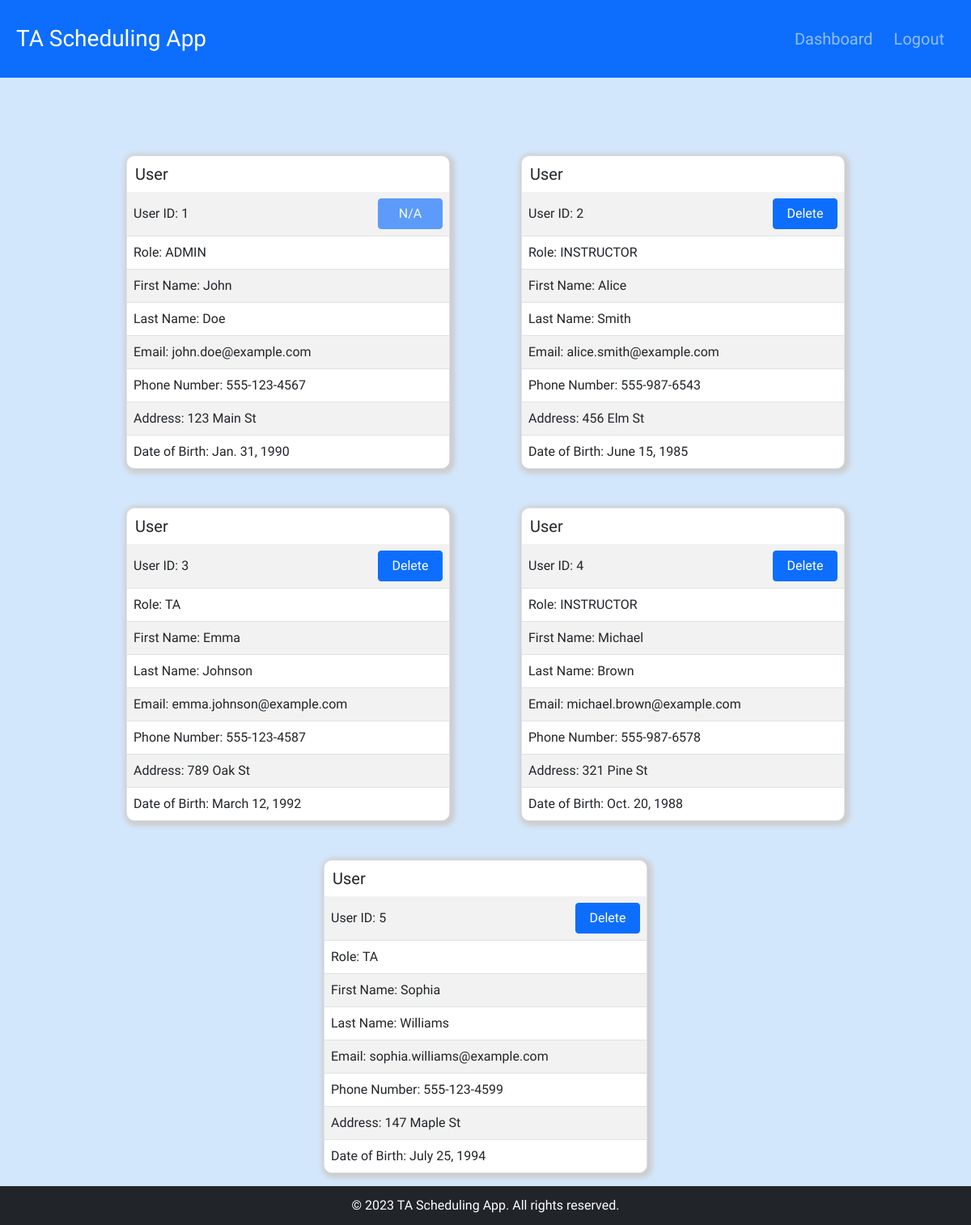
The page /user-management/ (signed in) on the database as committed earlier.
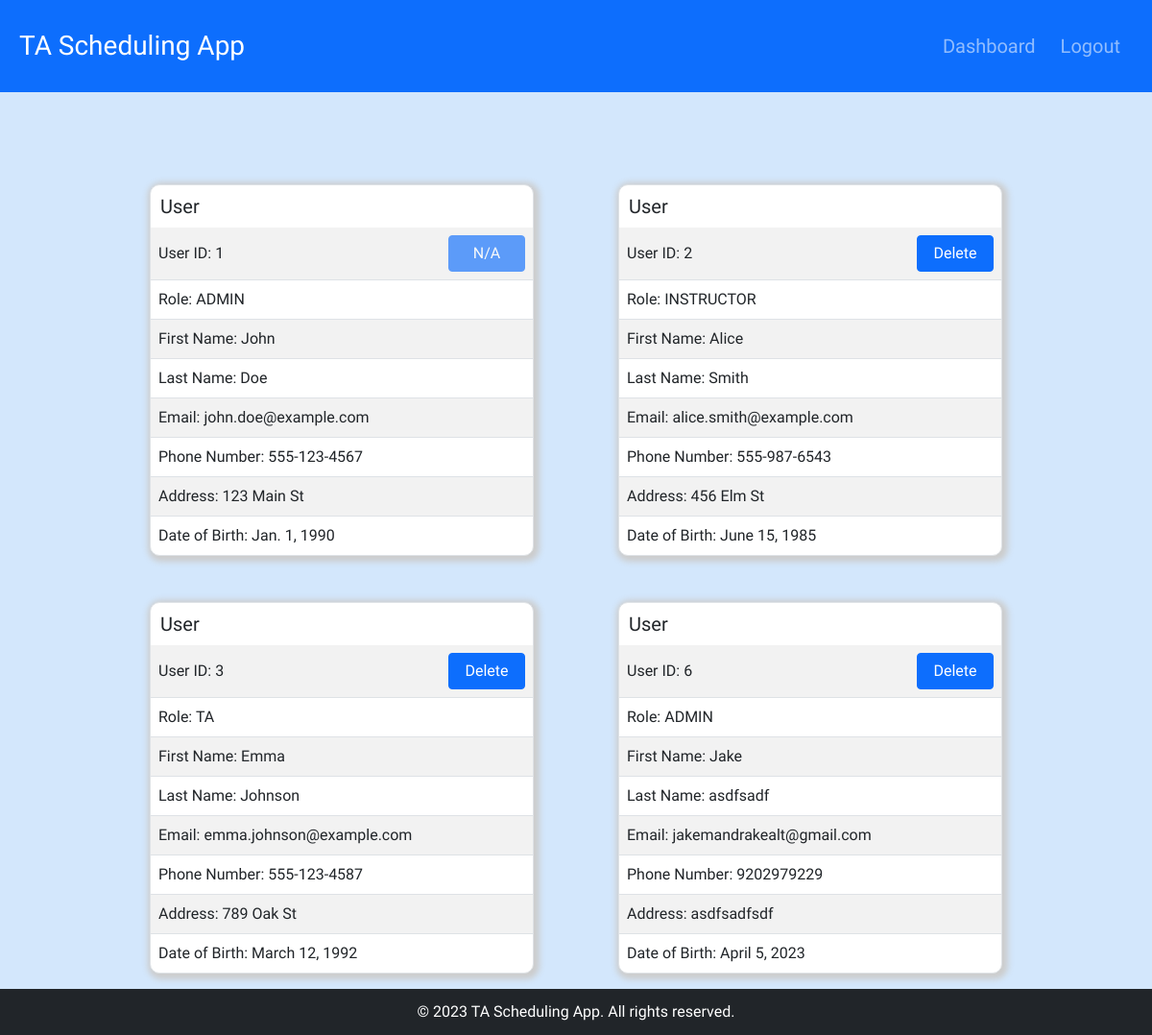
The same page on the database as committed later.
### TA_Scheduling_App/models/User.py (models this page shows, shortened)
class User(IString, models.Model, metaclass=ABCModelMeta):
    USER_ID = models.AutoField(primary_key=True)
    ROLE = models.CharField(max_length=10)
    FIRST_NAME = models.CharField(max_length=255)
    LAST_NAME = models.CharField(max_length=255)
    EMAIL = models.EmailField(unique=True)
    PASSWORD_HASH = models.CharField(max_length=255)
    PHONE_NUMBER = models.CharField(max_length=20)
    ADDRESS = models.CharField(max_length=255)
    BIRTH_DATE = models.DateField()
    def __init__(self, *args, **kwargs):
        super().__init__(*args, **kwargs)
        passwordHash = kwargs.get('PASSWORD_HASH', Null())
        if passwordHash is None or (not isinstance(passwordHash, str) and not Null()):
            raise ValueError("Invalid password")
        if passwordHash is not Null():
            self.PASSWORD_HASH = passwordHash
        if not self.setRole(kwargs.get('ROLE', Null())):
            raise ValueError("Invalid role")
        if not self.setFirstName(kwargs.get('FIRST_NAME', Null())):
            raise ValueError("Invalid first name")
        if not self.setLastName(kwargs.get('LAST_NAME', Null())):
            raise ValueError("Invalid last name")
        if not self.setEmail(kwargs.get('EMAIL', Null())):
            raise ValueError("Invalid email")
        if not self.setPhoneNumber(kwargs.get('PHONE_NUMBER', Null())):
            raise ValueError("Invalid phone number")
        if not self.setAddress(kwargs.get('ADDRESS', Null())):
            raise ValueError("Invalid address")
        if not self.setBirthDate(kwargs.get('BIRTH_DATE', Null())):
            raise ValueError("Invalid birth date")
    def setRole(self, role):
        if role is Null():
            return True
        if role in ["ADMIN", "INSTRUCTOR", "TA"]:
            self.ROLE = role
            return True
        return False
    def setFirstName(self, firstName):
        if firstName is Null():
            return True
        result = self.checkString(firstName, False)
        if result is False:
            return False
        self.FIRST_NAME = firstName
        return True
    def setLastName(self, lastName):
        if lastName is Null():
            return True
        result = self.checkString(lastName, False)
        if result is False:
            return False
        self.LAST_NAME = lastName
        return True
    def setEmail(self, email):
        if email is Null():
            return True
    def setPhoneNumber(self, phoneNumber):
        if phoneNumber is Null():
            return True
    def setAddress(self, address):
        if address is Null():
            return True
    def setBirthDate(self, birthDate):
        if birthDate is Null():
            return True

### TA_Scheduling_App/views/user_management.py (the view, shortened to what this page needs)
# urls.py: path('user-management/', UserManagement.as_view(), name="user_management"),
class UserManagement(View):
    def get(self, request):
        if not request.session.get("is_authenticated"):
            return redirect("login")
        if request.session.get("user_role") != "ADMIN":
            return redirect("home")
        user_id = request.session.get("user_id")
        users = User.objects.all()
        for user in users:
            if user.USER_ID == user_id:
                user.safe = True
        return render(request, "user-management.html", {'users': users})

### TA_Scheduling_App/utils/null.py (called while the page is built)
    def __new__(cls):
        if cls._instance is None:
            cls._instance = super().__new__(cls)
        return cls._instance

### templates/user-management.html (shortened to what this page needs)
<!DOCTYPE html>
<html lang="en">
<head>
    <link href="https://cdn.jsdelivr.net/npm/bootstrap@5.1.3/dist/css/bootstrap.min.css" rel="stylesheet">
    {% load static %}
    <link rel="stylesheet" type="text/css" href="{% static 'css/style.css' %}">
</head>
<body>
    {% include 'partials/header.html' %}
    <div class="main-container">
            {% for user in users %}
                <div class="table-container">
                     <table class="table table-striped">
                         <h5 class="table-header">User</h5>
                         {% if not user.safe %}
                             <tr data-rn="{{ forloop.counter }}">
                                <td>
                                    <form class="input-group" name="user-id" action="" method="post">
                                        User ID:
                                        {{ user.USER_ID }}
                                        <span class="input-group-btn">
                                            <button class="btn btn-primary form-btn" type="submit">Delete</button>
                                        </span>
                                    </form>
                                </td>
                             </tr>
                         {% else %}
                             <tr data-rn="{{ forloop.counter }}">
                                <td>
                                     <div class="input-group safe-user">
                                        User ID:
                                        {{ user.USER_ID }}
                                        <span class="input-group-btn">
                                            <button disabled class="btn btn-primary form-btn" type="submit">N/A</button>
                                        </span>
                                    </div>
                                 </td>
                             </tr>
                         {% endif %}
                         <tr data-rn="{{ forloop.counter }}">
                             <td>Role: {{ user.ROLE }}</td>
                         </tr>
                         <tr data-rn="{{ forloop.counter }}">
                             <td>First Name: {{ user.FIRST_NAME }}</td>
                         </tr>
                         <tr data-rn="{{ forloop.counter }}">
                             <td>Last Name: {{ user.LAST_NAME }}</td>
                         </tr>
                         <tr data-rn="{{ forloop.counter }}">
                              <td>Email: {{ user.EMAIL }}</td>
                         </tr>
                         <tr data-rn="{{ forloop.counter }}">
                             <td>Phone Number: {{ user.PHONE_NUMBER }}</td>
                         </tr>
                         <tr data-rn="{{ forloop.counter }}">
                              <td>Address: {{ user.ADDRESS }}</td>
                         </tr>
                         <tr data-rn="{{ forloop.counter }}">
                             <td>Date of Birth: {{ user.BIRTH_DATE }}</td>
                         </tr>
                     </table>
                </div>
            {% endfor %}
        </div>
    {% include 'partials/footer.html' %}
</body>
</html>

Rows that differ between the two databases and show on the page:
removed User: USER_ID "4", ROLE "INSTRUCTOR", FIRST_NAME "Michael", LAST_NAME "Brown", EMAIL "michael.brown@example.com", PHONE_NUMBER "555-987-6578", ADDRESS "321 Pine St", BIRTH_DATE "Oct. 20, 1988"
removed User: USER_ID "5", ROLE "TA", FIRST_NAME "Sophia", LAST_NAME "Williams", EMAIL "sophia.williams@example.com", PHONE_NUMBER "555-123-4599", ADDRESS "147 Maple St", BIRTH_DATE "July 25, 1994"
changed User "John": BIRTH_DATE "Jan. 31, 1990" → "Jan. 1, 1990"
added User: USER_ID "6", ROLE "ADMIN", FIRST_NAME "Jake", LAST_NAME "asdfsadf", EMAIL "jakemandrakealt@gmail.com", PHONE_NUMBER "9202979229", ADDRESS "asdfsadfsdf", BIRTH_DATE "April 5, 2023"
